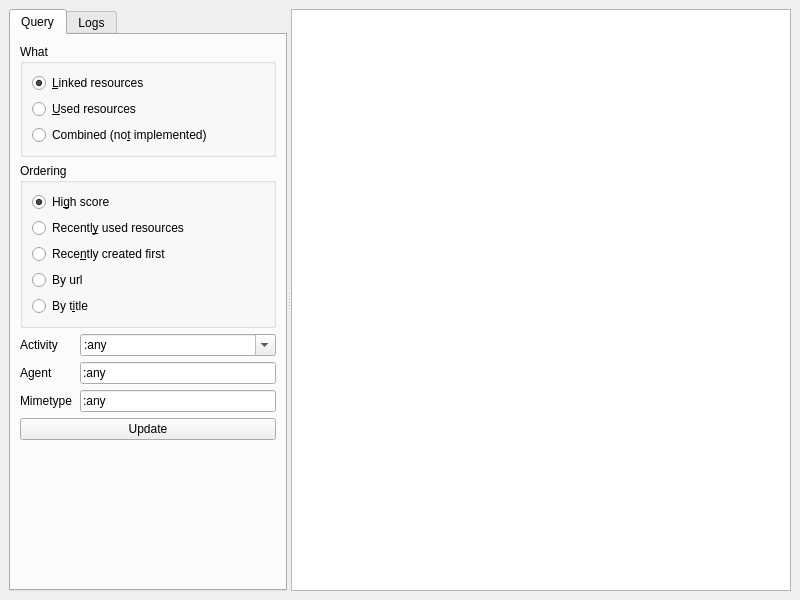
<?xml version="1.0" encoding="UTF-8"?>
<ui version="4.0">
 <class>MainWindow</class>
 <widget class="QMainWindow" name="MainWindow">
  <property name="geometry">
   <rect>
    <x>0</x>
    <y>0</y>
    <width>800</width>
    <height>600</height>
   </rect>
  </property>
  <property name="windowTitle">
   <string>MainWindow</string>
  </property>
  <widget class="QWidget" name="centralwidget">
   <layout class="QVBoxLayout" name="verticalLayout_4">
    <item>
     <widget class="QSplitter" name="splitter">
      <property name="orientation">
       <enum>Qt::Horizontal</enum>
      </property>
      <widget class="QTabWidget" name="tabWidget">
       <property name="sizePolicy">
        <sizepolicy hsizetype="Minimum" vsizetype="Expanding">
         <horstretch>0</horstretch>
         <verstretch>0</verstretch>
        </sizepolicy>
       </property>
       <property name="minimumSize">
        <size>
         <width>200</width>
         <height>0</height>
        </size>
       </property>
       <property name="maximumSize">
        <size>
         <width>16777215</width>
         <height>16777215</height>
        </size>
       </property>
       <property name="currentIndex">
        <number>0</number>
       </property>
       <widget class="QWidget" name="tab">
        <attribute name="title">
         <string>Query</string>
        </attribute>
        <layout class="QVBoxLayout" name="verticalLayout_3">
         <item>
          <widget class="QGroupBox" name="groupWhat">
           <property name="title">
            <string>What</string>
           </property>
           <layout class="QVBoxLayout" name="verticalLayout">
            <item>
             <widget class="QRadioButton" name="radioSelectLinkedResources">
              <property name="text">
               <string>&amp;Linked resources</string>
              </property>
              <property name="checked">
               <bool>true</bool>
              </property>
             </widget>
            </item>
            <item>
             <widget class="QRadioButton" name="radioSelectUsedResources">
              <property name="text">
               <string>&amp;Used resources</string>
              </property>
             </widget>
            </item>
            <item>
             <widget class="QRadioButton" name="radioSelectAllResources">
              <property name="text">
               <string>Combined (no&amp;t implemented)</string>
              </property>
             </widget>
            </item>
           </layout>
          </widget>
         </item>
         <item>
          <widget class="QGroupBox" name="groupWhat_2">
           <property name="title">
            <string>Ordering</string>
           </property>
           <layout class="QVBoxLayout" name="verticalLayout_2">
            <item>
             <widget class="QRadioButton" name="radioOrderHighScoredFirst">
              <property name="text">
               <string>Hi&amp;gh score</string>
              </property>
              <property name="checked">
               <bool>true</bool>
              </property>
             </widget>
            </item>
            <item>
             <widget class="QRadioButton" name="radioOrderRecentlyUsedFirst">
              <property name="text">
               <string>Recentl&amp;y used resources</string>
              </property>
             </widget>
            </item>
            <item>
             <widget class="QRadioButton" name="radioOrderRecentlyCreatedFirst">
              <property name="text">
               <string>Rece&amp;ntly created first</string>
              </property>
             </widget>
            </item>
            <item>
             <widget class="QRadioButton" name="radioOrderByUrl">
              <property name="text">
               <string>By url</string>
              </property>
             </widget>
            </item>
            <item>
             <widget class="QRadioButton" name="radioOrderByTitle">
              <property name="text">
               <string>By t&amp;itle</string>
              </property>
             </widget>
            </item>
           </layout>
          </widget>
         </item>
         <item>
          <layout class="QFormLayout" name="formLayout">
           <property name="fieldGrowthPolicy">
            <enum>QFormLayout::AllNonFixedFieldsGrow</enum>
           </property>
           <property name="horizontalSpacing">
            <number>8</number>
           </property>
           <item row="0" column="0">
            <widget class="QLabel" name="labelActivity">
             <property name="text">
              <string>Activity</string>
             </property>
            </widget>
           </item>
           <item row="0" column="1">
            <widget class="QComboBox" name="comboActivity">
             <property name="editable">
              <bool>true</bool>
             </property>
             <property name="currentText">
              <string>:any</string>
             </property>
            </widget>
           </item>
           <item row="1" column="0">
            <widget class="QLabel" name="labelAgent">
             <property name="text">
              <string>Agent</string>
             </property>
            </widget>
           </item>
           <item row="1" column="1">
            <widget class="QLineEdit" name="textAgent">
             <property name="text">
              <string>:any</string>
             </property>
            </widget>
           </item>
           <item row="2" column="0">
            <widget class="QLabel" name="labelMimetype">
             <property name="text">
              <string>Mimetype</string>
             </property>
            </widget>
           </item>
           <item row="2" column="1">
            <widget class="QLineEdit" name="textMimetype">
             <property name="text">
              <string>:any</string>
             </property>
            </widget>
           </item>
          </layout>
         </item>
         <item>
          <widget class="QPushButton" name="buttonUpdate">
           <property name="text">
            <string>Update</string>
           </property>
          </widget>
         </item>
         <item>
          <spacer name="verticalSpacer">
           <property name="orientation">
            <enum>Qt::Vertical</enum>
           </property>
           <property name="sizeHint" stdset="0">
            <size>
             <width>20</width>
             <height>176</height>
            </size>
           </property>
          </spacer>
         </item>
        </layout>
       </widget>
       <widget class="QWidget" name="tab_2">
        <attribute name="title">
         <string>Logs</string>
        </attribute>
        <layout class="QHBoxLayout" name="horizontalLayout">
         <item>
          <widget class="QTextBrowser" name="textLog">
           <property name="lineWrapMode">
            <enum>QTextEdit::NoWrap</enum>
           </property>
          </widget>
         </item>
        </layout>
       </widget>
      </widget>
      <widget class="QListView" name="viewResults">
       <property name="sizePolicy">
        <sizepolicy hsizetype="Expanding" vsizetype="Expanding">
         <horstretch>1</horstretch>
         <verstretch>0</verstretch>
        </sizepolicy>
       </property>
      </widget>
     </widget>
    </item>
   </layout>
  </widget>
 </widget>
 <resources/>
 <connections/>
</ui>
